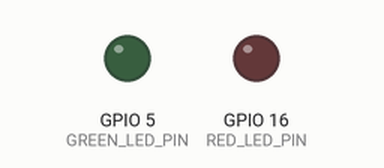
A sketch run on a simulated ESP8266 (NodeMCU). Shown: output pins drawn as LEDs (lit = HIGH). WiFi joins after 1.5 s; servers stay silent unless stated; what the sketch prints to the serial monitor is not drawn.

Above: at 0.1 s.
At 1.8 s:
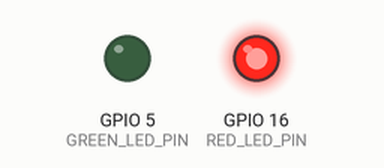
Timing chart, 0 to 3.3 s (numbered marks = the images above):
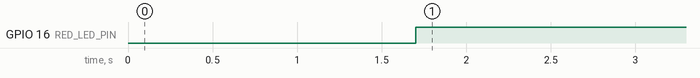

Measured:
- by itself, GPIO 16 (RED_LED_PIN): LOW → HIGH at 1.7 s

The sketch:

dumpster-edge.ino
```cpp
#include "Led.h"
#include "Pot.h"
#include "HttpManager.h"
#include "Utils.h"

Led* greenLed;
Led* redLed;
Pot* pot;
HttpManager* httpManager;

void setup() {
  Serial.begin(115200);
  while (!Serial) {}

  greenLed = new Led(GREEN_LED_PIN);
  redLed = new Led(RED_LED_PIN);
  pot = new Pot(POT_PIN);
  httpManager = new HttpManager();

  pinMode(POT_PIN, INPUT);
}

void loop() {
  if (httpManager->isEdgeConnected() && httpManager->isDumpsterAvailable()) {
    greenLed->switchOn();
    redLed->switchOff();
    if (pot->hasChanged()) {
      httpManager->sendWeight(pot->getValue());
    }
  } else {
    greenLed->switchOff();
    redLed->switchOn();
  }
  delay(3000);
}
```

HttpManager.cpp
```cpp
#include "HttpManager.h"
#include "Arduino.h"

HttpManager::HttpManager() {
  WiFi.begin(ssidName, pwd);
  Serial.println("Connecting...");
  while (WiFi.status() != WL_CONNECTED) {
    delay(500);
    Serial.print(".");
  }
  Serial.print("Connected: \nlocal IP: ");
  Serial.println(WiFi.localIP());
}

int HttpManager::isDumpsterAvailable() {
  this->http.begin(DUMPSTER_AVAILABLE);
  int httpCode = this->http.GET();

  if (httpCode > 0) {
    const size_t capacity = JSON_OBJECT_SIZE(1);
    DynamicJsonBuffer jsonBuffer(capacity);
    JsonObject& response = jsonBuffer.parseObject(this->http.getString());
    return areEquals(response["available"].as<char*>(), this->AVAILABLE);
  }
  this->http.end();
  return 0;
}

int HttpManager::isEdgeConnected() {
  return WiFi.status() == WL_CONNECTED;
}

void HttpManager::sendWeight(int value) {
  String msg = "{\"value\":" + (String)value + "}";

  this->http.begin(UPDATE_WEIGHT);
  this->http.addHeader("Content-Type", "application/json");
  int httpCode = this->http.POST(msg);
  Serial.println(httpCode);
  Serial.println(this->http.getString());
  this->http.end();
}

int HttpManager::areEquals(String s1, String s2) {
  return s1[0] == s2[0] && s1[1] == s2[1];
}
```

HttpManager.h
```cpp
#ifndef __HTTPMANAGER__
#define __HTTPMANAGER__

#include <ESP8266HTTPClient.h>
#include <ESP8266WiFi.h>
#include <ArduinoJson.h>

/* wifi network name */
#define ssidName "2,4 ghz TIM-232 Extended"
/* WPA2 PSK password */
#define pwd "19641964"

#define DUMPSTER_AVAILABLE "http://192.168.1.201/sd-service/is-dumpster-available.php"
#define UPDATE_WEIGHT "http://192.168.1.201/sd-service/update-weight.php"

class HttpManager {

private:
  HTTPClient http;
  char* AVAILABLE = "AV";
  virtual int areEquals(String s1, String s2);

public:
  HttpManager();
  virtual int isDumpsterAvailable();
  virtual int isEdgeConnected();
  virtual void sendWeight(int value);

};

#endif
```

Led.cpp
```cpp
#include "Led.h"
#include "Arduino.h"

Led::Led(int pin) {
  this-> pin = pin;
  pinMode(this->pin, OUTPUT);
  this->isOn = false;
}

void Led::switchOn() {
  if (!this->isOn) {
    digitalWrite(this->pin, HIGH);
    this->isOn = true;
  }
}

void Led::switchOff() {
  if (this->isOn) {
    digitalWrite(this->pin, LOW);
    this->isOn = false;
  }
}
```

Led.h
```cpp
#ifndef __LED__
#define __LED__

class Led {

private:
  int pin;
  bool isOn;

public:
  Led(int pin);
  virtual void switchOn();
  virtual void switchOff();

};

#endif
```

Pot.cpp
```cpp
#include "Pot.h"
#include "Utils.h"
#include "Arduino.h"

Pot::Pot(int pin) {
  this->pin = pin;
  pinMode(this->pin, INPUT);
  this->value = analogRead(this->pin);
}

int Pot::hasChanged() {
  int newValue = analogRead(this->pin);
  if ((this->value < (newValue - 5) || this->value > (newValue + 5)) && newValue != 1024) {
    this->value = newValue;
    return 1;
  } else {
    return 0;
  }
}

int Pot::getValue() {
  return map(this->value, 0, 1023, 0, 100);
}
```

Pot.h
```cpp
#ifndef __POT__
#define __POT__

class Pot {

private:
  int pin;
  int value;

public:
  Pot(int pin);
  virtual int hasChanged();
  virtual int getValue();

};

#endif
```

Utils.h
```cpp
#ifndef __UTILS__
#define __UTILS__

#define GREEN_LED_PIN 5
#define RED_LED_PIN 16
#define POT_PIN A0

#endif
```
